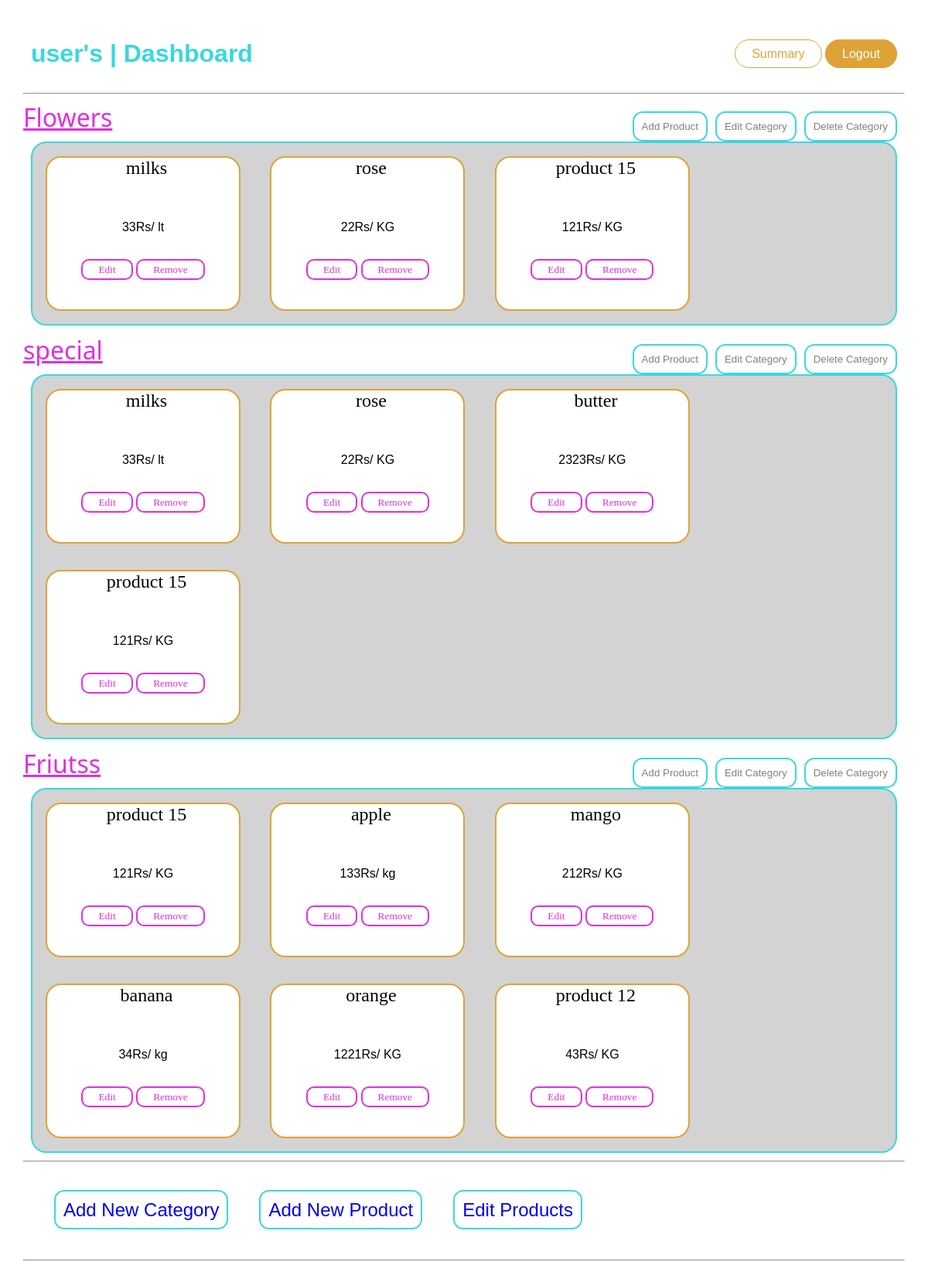
The app's page /admin_dashboard/user with its own data.
### model.py (models this page shows)
class Category(db.Model):
    id = db.Column(db.Integer(), primary_key=True)
    name = db.Column(db.String(20), nullable=False)
    products = db.relationship('Product', backref="categories", secondary="association")

class Product(db.Model):
    id = db.Column(db.Integer(), primary_key=True)
    name = db.Column(db.String(20), nullable=False)
    expiry_date = db.Column(db.Date, nullable=False)
    quantity_type = db.Column(db.String, nullable=False)
    price = db.Column(db.Integer(), nullable=False) #integer or decimal

### app.py (the view)
@app.route('/admin_dashboard/<username>', methods = ['GET', 'POST'])
def admin_dashboard(username):
    categories = Category.query.all()
    products = Product.query.all()
    db.session.commit()
    return render_template("adminDashboard.html", username=username, categories=categories, products=products)

### templates/adminDashboard.html (shortened to what this page needs)
<!DOCTYPE html>
<html lang="en">
<head>
    <link rel="stylesheet" href="{{ url_for('static', filename='style.css') }}">
</head>
<body>
    <div class="indexContainer">
        <h1>{{username}}'s | Dashboard</h1>
        <span>
        <a class="summery" href="/">Summary</a>
        <a class="logout" href="/">Logout</a>
        </span>
    </div>
    <hr>
    <div class="adminClass2">
        {% if categories|length == 0 %}
            <h1>No products or Category Created Yet!</h1>
            <div id="forStyle" class="plus container" title="Add category">
                <a href="/addCategory/{{username}}">+</a>
            </div>
        {%else%}
            <div class="categories">
                {% for category in categories %}
                    <div class="categoryDelete">
                        <span class="categoryName">{{ category.name }}</span>
                        <div class="categoryButtonBar">
                            <a class="a" href="/addProductToCategory/{{username}}/{{category.id}}">
                                <div class="toDeleteCategory" title="Click to Add Products">
                                    Add Product
                                </div>
                            </a>
                            <a class="a" href="/editCategory/{{username}}/{{category.id}}">
                                <div class="toDeleteCategory" title="Click to Edit Category">
                                    Edit Category
                                </div>
                            </a>
                            <a class="a" href="/deleteCategory/{{username}}/{{category.id}}">
                                <div class="toDeleteCategory" title="Click to Delete Category">
                                    Delete Category
                                </div>
                            </a>
                        </div>
                    </div>
                    <div class="category">
                        {% for product in category.products %}
                            <div class="product">
                                <span class="productName">{{ product.name }}</span><br><br><br><br>
                                <span class="productPrice">{{ product.price }}</span>Rs/
                                <span class="productQuantityType">{{product.quantity_type }}</span><br><br><br>
                                <div class="buttons">
                                    <a class="edit" href="/editProduct/{{username}}/{{product.id}}" title="Click to edit this Product">Edit</a>
                                    <a class="delete" href="/deleteProduct/{{username}}/{{category.id}}/{{product.id}}" title="Click to remove product from this category">Remove</a>
                                </div>
                            </div>
                        {% endfor %}
                    </div>
                {% endfor %}
            </div>
            <hr>
            <div class="buttonBar">
                <div class="addButton" title="Click to Add Category">
                    <a href="/addCategory/{{username}}">Add New Category</a>
                </div>
                <div class="addButton" title="Click to Add Product">
                    <a href="/addProduct/{{username}}">Add New Product</a>
                </div>
                <div class="addButton" title="Click to edit all products from Database">
                    <a href="/editAllProductsFromDB/{{username}}" >Edit Products</a>
                </div>
            </div>
            <hr>
        {% endif %}
    </div>
</body>
</html>

### static/style.css (style rules this page uses)
:root { --primary:#39d8de; --secondary: #dea337; --ternary:#808080; --pure:#ffffff; --purple: #e12ee1; }
h1 { color: var(--primary); }
body { font-family: 'Poppins',sans-serif; margin: 30px; }
.addButton { margin-top: 40px; margin-left: 40px; }
.addButton a { text-decoration: none; border: 2px solid var(--primary); font-size: x-large; border-radius: 13px; padding: 10px; }
.buttonBar { display: flex; margin-bottom: 50px; }
.categoryName { font-size: xx-large; font-family: system-ui; color: var(--purple); text-decoration: underline; }
.indexContainer { display: flex; align-items: center; justify-content: space-between; flex-direction: row; margin: 10px; }
.categoryButtonBar { display: flex; }
.categoryDelete { display: flex; align-items: flex-end; justify-content: space-between; }
.categoryDelete .toDeleteCategory { text-decoration: none; border: 2px solid var(--primary); font-size: smaller; border-radius: 13px; padding: 10px; margin-right: 10px; margin-bottom: -10px; }
.categoryDelete .a { text-decoration: none; color: var(--ternary); }
.adminClass2 .categories .category { border: 2px solid var(--primary); margin: 10px; border-radius: 20px; background-color: lightgrey; }
.adminClass2 .categories .category .product, .editAllProducts .product { display: inline-block; border: 2px solid var(--secondary); border-radius: 20px; margin: 17px; height: 196px; width: 248px; background-color: var(--pure); }
.indexContainer .summery { text-decoration: none; color: var(--secondary); border: 1px solid var(--secondary); border-radius: 25px; padding: 9px 21px; }
.indexContainer .logout { background-color: var(--secondary); color: var(--pure); text-decoration: none; border: 1px solid var(--secondary); border-radius: 25px; padding: 9px 21px; }
.product { text-align: center; }
.product .productName { font-size: x-large; font-family: cursive; margin-left: 9px; }
.product .edit, .product .delete { text-decoration: none; border: 2px solid var(--purple); font-size: smaller; font-family: cursive; padding-top: 4px; padding-bottom: 4px; padding-right: 20px; padding-left: 20px; border-radius: 10px; color: var(--purple); }

### records on screen
Category: name "Flowers"
Product: name "milks", price "33", quantity_type "lt"
Product: name "rose", price "22", quantity_type "KG"
Product: name "product 15", price "121", quantity_type "KG"
Category: name "special"
Product: name "butter", price "2323", quantity_type "KG"
Category: name "Friutss"
Product: name "apple", price "133", quantity_type "kg"
Product: name "mango", price "212", quantity_type "KG"
Product: name "banana", price "34", quantity_type "kg"
Product: name "orange", price "1221", quantity_type "KG"
Product: name "product 12", price "43", quantity_type "KG"

### other values on screen
{{ username }} "user"
